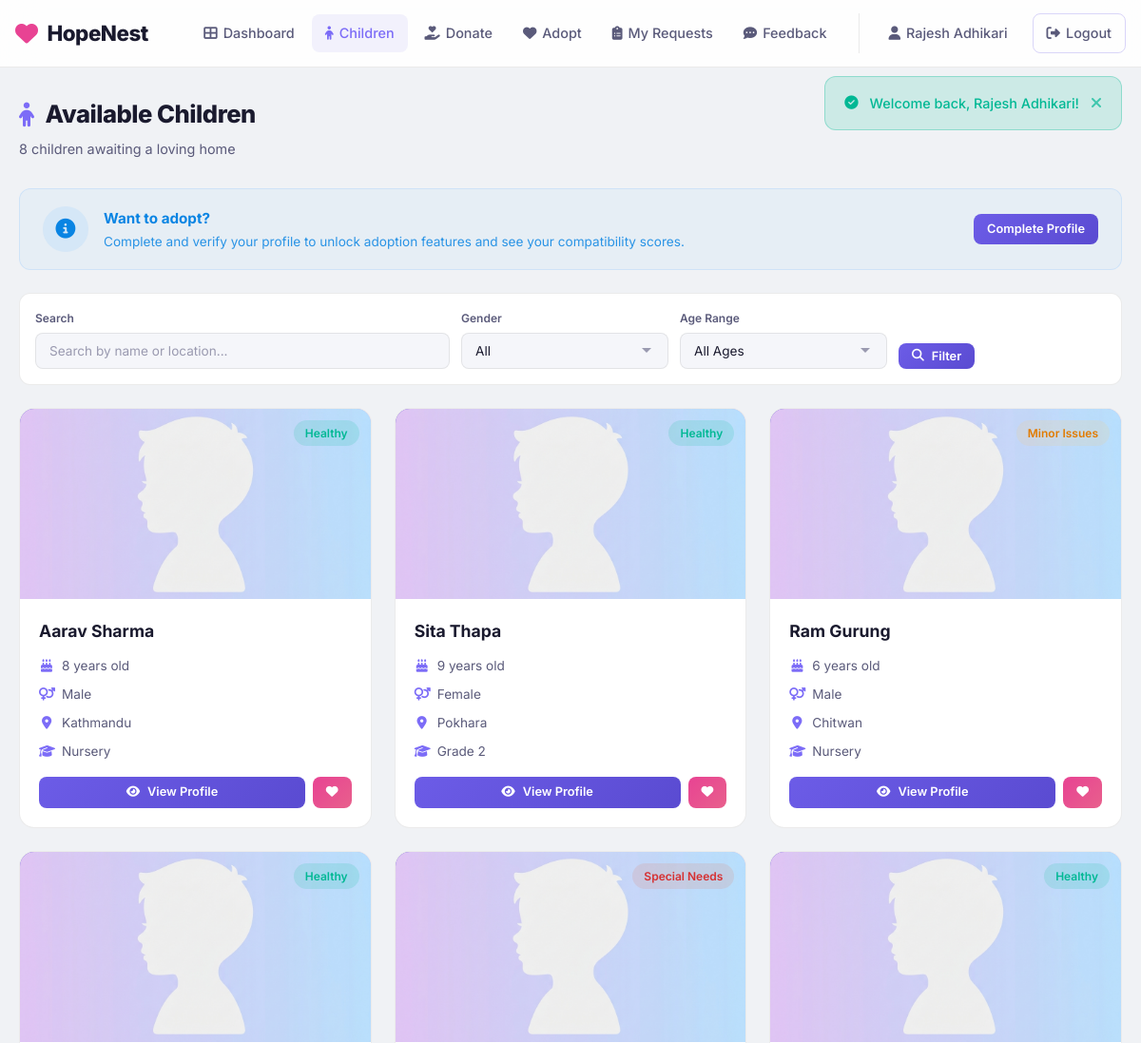
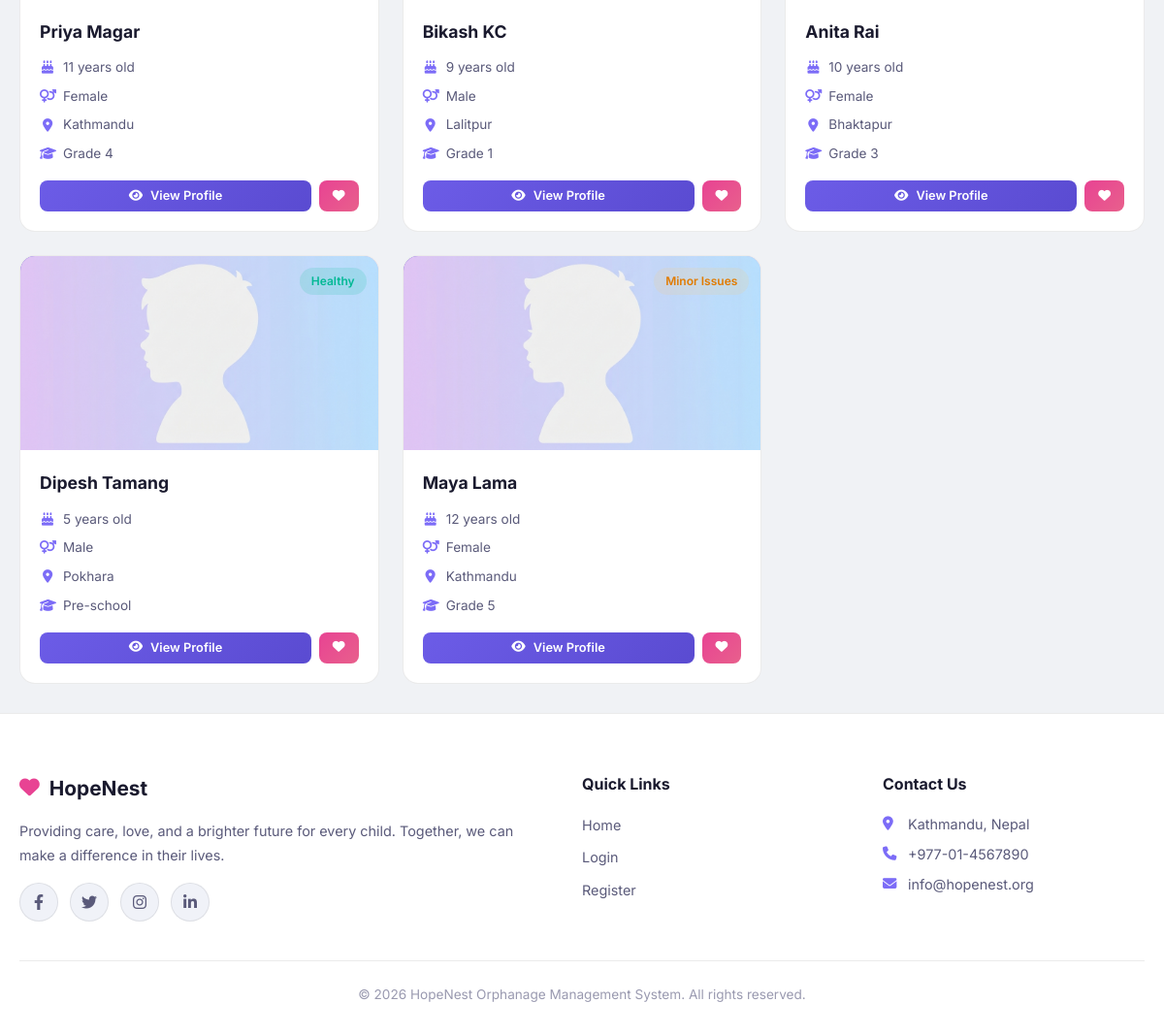
Screenshot of /user/orphans.php (signed in) with the database file from the repository (2 pictures, top to bottom).
### tables this page shows
CREATE TABLE IF NOT EXISTS orphans (
    id INT AUTO_INCREMENT PRIMARY KEY,
    full_name VARCHAR(100) NOT NULL,
    date_of_birth DATE NOT NULL,
    gender ENUM('male', 'female') NOT NULL,
    health_status ENUM('healthy', 'minor_issues', 'special_needs') DEFAULT 'healthy',
    health_details TEXT,
    blood_group VARCHAR(5) DEFAULT NULL,
    behavioral_traits TEXT DEFAULT NULL,
    personality VARCHAR(255) DEFAULT NULL,
    emotional_needs VARCHAR(255) DEFAULT NULL,
    adaptability_level ENUM('high','moderate','low') DEFAULT 'moderate',
    background TEXT,
    location VARCHAR(100),
    education_level VARCHAR(100),
    photo VARCHAR(255) DEFAULT 'default.png',
    availability_status ENUM('available', 'adopted', 'pending') DEFAULT 'available',
    date_admitted DATE,
    created_at TIMESTAMP DEFAULT CURRENT_TIMESTAMP,
    updated_at TIMESTAMP DEFAULT CURRENT_TIMESTAMP ON UPDATE CURRENT_TIMESTAMP
);

### includes/functions.php (called while the page is built, shortened)
<?php
function sanitize($data) {
    $data = trim($data);
    $data = stripslashes($data);
    $data = htmlspecialchars($data, ENT_QUOTES, 'UTF-8');
    return $data;
}
function isLoggedIn() {
    return isset($_SESSION['user_id']) && $_SESSION['role'] === 'user';
}
function isAdmin() {
    return isset($_SESSION['admin_id']) && $_SESSION['role'] === 'admin';
}
function getFlash() {
    if (isset($_SESSION['flash'])) {
        $flash = $_SESSION['flash'];
        return $flash;
    }
    return null;
}
function getHealthBadge($status) {
    switch ($status) {
        case 'healthy':
            return 'badge-success';
        case 'minor_issues':
            return 'badge-warning';
        case 'special_needs':
            return 'badge-danger';
    }
}
function getProfileStatus($pdo, $userId) {
    $stmt = $pdo->prepare("SELECT profile_status FROM users WHERE id = ?");
    $stmt->execute([$userId]);
    return $stmt->fetchColumn() ?: 'incomplete';
}
?>

### user/orphans.php (the view, shortened to what this page needs)
<?php
require_once '../includes/auth.php';
$search = sanitize($_GET['search'] ?? '');
$where = ["availability_status = 'available'"];
$params = [];
$whereClause = 'WHERE ' . implode(' AND ', $where);
$stmt = $pdo->prepare("SELECT *, TIMESTAMPDIFF(YEAR, date_of_birth, CURDATE()) AS age FROM orphans $whereClause ORDER BY created_at DESC");
$stmt->execute($params);
$orphans = $stmt->fetchAll();
require_once '../includes/header.php';
?>
<div class="container">
    <div class="page-header">
        <div>
            <h1><i class="fas fa-child"></i> Available Children</h1>
            <p class="page-subtitle"><?php echo count($orphans); ?> children awaiting a loving home</p>
        </div>
    </div>
    <?php
    $profileStatus = getProfileStatus($pdo, $_SESSION['user_id']);
    if ($profileStatus !== 'verified'):
    ?>
    <div class="verification-banner verification-info">
        <div class="verification-banner-icon"><i class="fas fa-info-circle"></i></div>
        <div class="verification-banner-content">
            <strong>Want to adopt?</strong>
            <p>Complete and verify your profile to unlock adoption features and see your compatibility scores.</p>
        </div>
        <a href="complete_profile.php" class="btn btn-primary btn-sm">Complete Profile</a>
    </div>
    <?php endif; ?>
    <div class="filter-bar">
        <form method="GET" action="" style="display: contents;">
            <div class="form-group" style="flex: 2;">
                <label for="search">Search</label>
                <input type="text" id="search" name="search" class="form-control" placeholder="Search by name or location..." value="<?php echo htmlspecialchars($search); ?>">
            </div>
            <div class="form-group">
                <label for="gender">Gender</label>
                <select id="gender" name="gender" class="form-control">
                    <option value="">All</option>
                </select>
            </div>
            <div class="form-group">
                <label for="age">Age Range</label>
                <select id="age" name="age" class="form-control">
                    <option value="">All Ages</option>
                </select>
            </div>
            <div class="form-group">
                <button type="submit" class="btn btn-primary btn-sm"><i class="fas fa-search"></i> Filter</button>
            </div>
        </form>
    </div>
    <?php if (!empty($orphans)): ?>
    <div class="orphan-grid">
        <?php foreach ($orphans as $orphan): ?>
        <div class="orphan-card" data-searchable>
            <div class="orphan-card-image">
                <?php
                $photo = $orphan['photo'] ?? 'default.png';
                $photoPath = '/orphanage-management-system/uploads/orphans/' . $photo;
                ?>
                <img src="<?php echo $photoPath; ?>" alt="<?php echo htmlspecialchars($orphan['full_name']); ?>" class="orphan-card-photo">
                <span class="status-tag badge <?php echo getHealthBadge($orphan['health_status']); ?>">
                    <?php echo ucfirst(str_replace('_', ' ', $orphan['health_status'])); ?>
                </span>
            </div>
            <div class="orphan-card-body">
                <h3><?php echo htmlspecialchars($orphan['full_name']); ?></h3>
                <div class="orphan-card-info">
                    <span><i class="fas fa-birthday-cake"></i> <?php echo $orphan['age']; ?> years old</span>
                    <span><i class="fas fa-venus-mars"></i> <?php echo ucfirst($orphan['gender']); ?></span>
                    <span><i class="fas fa-map-marker-alt"></i> <?php echo htmlspecialchars($orphan['location']); ?></span>
                    <span><i class="fas fa-graduation-cap"></i> <?php echo htmlspecialchars($orphan['education_level'] ?? 'N/A'); ?></span>
                </div>
                <div class="orphan-card-actions">
                    <a href="orphan_detail.php?id=<?php echo $orphan['id']; ?>" class="btn btn-primary btn-sm" style="flex: 1;"><i class="fas fa-eye"></i> View Profile</a>
                    <a href="adopt.php?orphan_id=<?php echo $orphan['id']; ?>" class="btn btn-accent btn-sm"><i class="fas fa-heart"></i></a>
                </div>
            </div>
        </div>
        <?php endforeach; ?>
    </div>
    <?php endif; ?>
</div>
<?php require_once '../includes/footer.php'; ?>

### includes/header.php (shortened to what this page needs)
<?php
require_once __DIR__ . '/../config/database.php';
require_once __DIR__ . '/functions.php';
$currentPage = basename($_SERVER['PHP_SELF'], '.php');
$baseUrl = '/orphanage-management-system';
?>
<!DOCTYPE html>
<html lang="en">
<head>
    <link rel="stylesheet" href="https://cdnjs.cloudflare.com/ajax/libs/font-awesome/6.4.0/css/all.min.css">
    <link rel="stylesheet" href="<?php echo $baseUrl; ?>/assets/css/style.css">
</head>
<body>
    <nav class="navbar" id="mainNavbar">
        <div class="nav-container">
            <a href="<?php echo $baseUrl; ?>/index.php" class="nav-logo">
                <i class="fas fa-heart"></i>
                <span>HopeNest</span>
            </a>
            <ul class="nav-menu" id="navMenu">
                <?php if (isAdmin()): ?>
                    <li><a href="<?php echo $baseUrl; ?>/admin/dashboard.php" class="<?php echo $currentPage === 'dashboard' ? 'active' : ''; ?>"><i class="fas fa-th-large"></i> Dashboard</a></li>
                    <li><a href="<?php echo $baseUrl; ?>/admin/orphans.php" class="<?php echo $currentPage === 'orphans' ? 'active' : ''; ?>"><i class="fas fa-child"></i> Orphans</a></li>
                    <li><a href="<?php echo $baseUrl; ?>/admin/users.php" class="<?php echo $currentPage === 'users' ? 'active' : ''; ?>"><i class="fas fa-users"></i> Users</a></li>
                    <li><a href="<?php echo $baseUrl; ?>/admin/verify_users.php" class="<?php echo $currentPage === 'verify_users' ? 'active' : ''; ?>"><i class="fas fa-user-check"></i> Verify</a></li>
                    <li><a href="<?php echo $baseUrl; ?>/admin/donations.php" class="<?php echo $currentPage === 'donations' ? 'active' : ''; ?>"><i class="fas fa-hand-holding-heart"></i> Donations</a></li>
                    <li><a href="<?php echo $baseUrl; ?>/admin/adoptions.php" class="<?php echo $currentPage === 'adoptions' ? 'active' : ''; ?>"><i class="fas fa-file-alt"></i> Adoptions</a></li>
                    <li><a href="<?php echo $baseUrl; ?>/admin/feedback.php" class="<?php echo $currentPage === 'feedback' ? 'active' : ''; ?>"><i class="fas fa-comment-dots"></i> Feedback</a></li>
                    <li><a href="<?php echo $baseUrl; ?>/admin/matching.php" class="<?php echo $currentPage === 'matching' ? 'active' : ''; ?>"><i class="fas fa-magic"></i> Matching</a></li>
                    <li class="nav-user">
                        <span class="nav-user-name"><i class="fas fa-user-shield"></i> <?php echo $_SESSION['admin_name'] ?? 'Admin'; ?></span>
                        <a href="<?php echo $baseUrl; ?>/logout.php" class="btn btn-sm btn-outline"><i class="fas fa-sign-out-alt"></i> Logout</a>
                    </li>
                <?php elseif (isLoggedIn()): ?>
                    <li><a href="<?php echo $baseUrl; ?>/user/dashboard.php" class="<?php echo $currentPage === 'dashboard' ? 'active' : ''; ?>"><i class="fas fa-th-large"></i> Dashboard</a></li>
                    <li><a href="<?php echo $baseUrl; ?>/user/orphans.php" class="<?php echo $currentPage === 'orphans' ? 'active' : ''; ?>"><i class="fas fa-child"></i> Children</a></li>
                    <li><a href="<?php echo $baseUrl; ?>/user/donate.php" class="<?php echo $currentPage === 'donate' ? 'active' : ''; ?>"><i class="fas fa-hand-holding-heart"></i> Donate</a></li>
                    <li><a href="<?php echo $baseUrl; ?>/user/adopt.php" class="<?php echo $currentPage === 'adopt' ? 'active' : ''; ?>"><i class="fas fa-heart"></i> Adopt</a></li>
                    <li><a href="<?php echo $baseUrl; ?>/user/my_requests.php" class="<?php echo $currentPage === 'my_requests' ? 'active' : ''; ?>"><i class="fas fa-clipboard-list"></i> My Requests</a></li>
                    <li><a href="<?php echo $baseUrl; ?>/user/feedback.php" class="<?php echo $currentPage === 'feedback' ? 'active' : ''; ?>"><i class="fas fa-comment-dots"></i> Feedback</a></li>
                    <li class="nav-user">
                        <a href="<?php echo $baseUrl; ?>/user/profile.php" class="nav-user-name"><i class="fas fa-user"></i> <?php echo $_SESSION['user_name'] ?? 'User'; ?></a>
                        <a href="<?php echo $baseUrl; ?>/logout.php" class="btn btn-sm btn-outline"><i class="fas fa-sign-out-alt"></i> Logout</a>
                    </li>
                <?php endif; ?>
            </ul>
        </div>
    </nav>
    <?php $flash = getFlash(); if ($flash): ?>
    <div class="flash-message flash-<?php echo $flash['type']; ?>" id="flashMessage">
        <div class="flash-content">
            <i class="fas fa-<?php echo $flash['type'] === 'success' ? 'check-circle' : ($flash['type'] === 'error' ? 'exclamation-circle' : 'info-circle'); ?>"></i>
            <span><?php echo $flash['message']; ?></span>
            <button class="flash-close" onclick="this.parentElement.parentElement.remove()"><i class="fas fa-times"></i></button>
        </div>
    </div>
    <?php endif; ?>
    <main class="main-content">

### includes/footer.php (shortened to what this page needs)
    </main>
    <footer class="footer">
        <div class="footer-container">
            <div class="footer-grid">
                <div class="footer-section">
                    <h3><i class="fas fa-heart"></i> HopeNest</h3>
                    <p>Providing care, love, and a brighter future for every child. Together, we can make a difference in their lives.</p>
                    <div class="footer-social">
                        <a href="#"><i class="fab fa-facebook-f"></i></a>
                        <a href="#"><i class="fab fa-twitter"></i></a>
                        <a href="#"><i class="fab fa-instagram"></i></a>
                        <a href="#"><i class="fab fa-linkedin-in"></i></a>
                    </div>
                </div>
                <div class="footer-section">
                    <h4>Quick Links</h4>
                    <ul>
                        <li><a href="<?php echo $baseUrl; ?>/index.php">Home</a></li>
                        <li><a href="<?php echo $baseUrl; ?>/login.php">Login</a></li>
                        <li><a href="<?php echo $baseUrl; ?>/register.php">Register</a></li>
                    </ul>
                </div>
                <div class="footer-section">
                    <h4>Contact Us</h4>
                    <ul class="footer-contact">
                        <li><i class="fas fa-map-marker-alt"></i> Kathmandu, Nepal</li>
                        <li><i class="fas fa-phone"></i> +977-01-4567890</li>
                        <li><i class="fas fa-envelope"></i> info@hopenest.org</li>
                    </ul>
                </div>
            </div>
            <div class="footer-bottom">
                <p>&copy; <?php echo date('Y'); ?> HopeNest Orphanage Management System. All rights reserved.</p>
            </div>
        </div>
    </footer>
</body>
</html>

### rows the page displays
orphans: photo (placeholder picture), health_status "Healthy", full_name "Aarav Sharma", age "8", gender "Male", location "Kathmandu", education_level "Nursery"
orphans: photo (placeholder picture), health_status "Healthy", full_name "Sita Thapa", age "9", gender "Female", location "Pokhara", education_level "Grade 2"
orphans: photo (placeholder picture), health_status "Minor Issues", full_name "Ram Gurung", age "6", gender "Male", location "Chitwan", education_level "Nursery"
orphans: photo (placeholder picture), health_status "Healthy", full_name "Priya Magar", age "11", gender "Female", location "Kathmandu", education_level "Grade 4"
orphans: photo (placeholder picture), health_status "Special Needs", full_name "Bikash KC", age "9", gender "Male", location "Lalitpur", education_level "Grade 1"
orphans: photo (placeholder picture), health_status "Healthy", full_name "Anita Rai", age "10", gender "Female", location "Bhaktapur", education_level "Grade 3"
orphans: photo (placeholder picture), health_status "Healthy", full_name "Dipesh Tamang", age "5", gender "Male", location "Pokhara", education_level "Pre-school"
orphans: photo (placeholder picture), health_status "Minor Issues", full_name "Maya Lama", age "12", gender "Female", location "Kathmandu", education_level "Grade 5"

### other values shown
$_SESSION['user_name'] "Rajesh Adhikari"
$flash['message'] "Welcome back, Rajesh Adhikari!"
count($orphans) "8"
